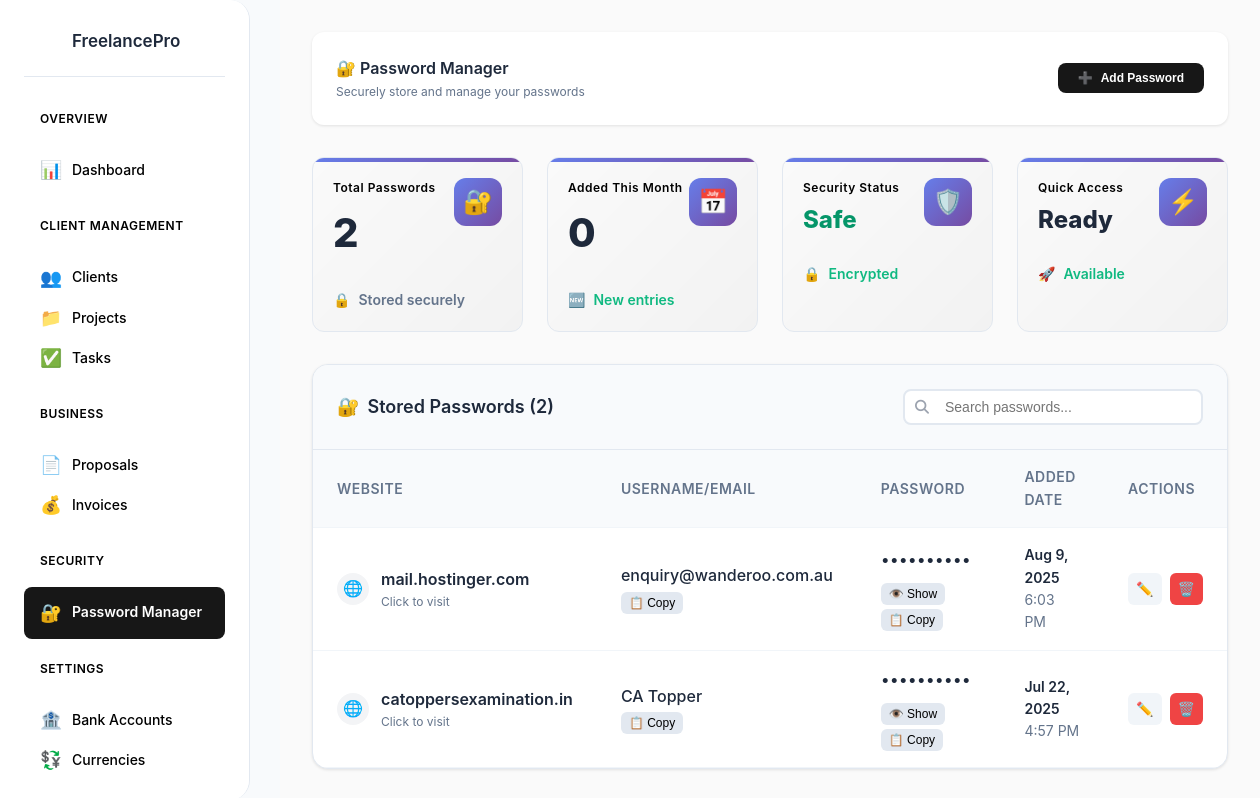
/passwords.php (signed in), run on the app's committed database.
### tables this page shows
CREATE TABLE `passwords` (
  `id` int(11) NOT NULL,
  `website_link` varchar(500) NOT NULL,
  `username_email` varchar(255) NOT NULL,
  `password` varchar(255) NOT NULL,
  `created_at` timestamp NULL DEFAULT current_timestamp(),
  `updated_at` timestamp NULL DEFAULT current_timestamp() ON UPDATE current_timestamp()
);

### passwords.php (the view, shortened to what this page needs)
<?php
require_once 'config/database.php';
try {
    $passwordsStmt = $pdo->query("SELECT * FROM passwords ORDER BY created_at DESC");
    $passwords = $passwordsStmt->fetchAll();
    $totalPasswords = count($passwords);
    $thisMonthPasswords = count(array_filter($passwords, function($pass) {
        return strpos($pass['created_at'], date('Y-m')) === 0;
    }));
} catch(PDOException $e) {
    $error = "Error: " . $e->getMessage();
}
?>
<!DOCTYPE html>
<html lang="en">
<head>
    <link href="assets/style.css" rel="stylesheet">
    <link rel="stylesheet" href="https://cdnjs.cloudflare.com/ajax/libs/font-awesome/6.5.0/css/all.min.css">
</head>
<body>
    <div class="container">
        <nav class="sidebar">
            <div class="logo">
                <div class="logo-icon">F</div>
                <div class="logo-text">FreelancePro</div>
            </div>
            <div class="nav-section">
                <div class="nav-title">Overview</div>
                <a href="index.php" class="nav-item">
                    <span class="nav-item-icon">📊</span>
                    <span>Dashboard</span>
                </a>
            </div>
            <div class="nav-section">
                <div class="nav-title">Client Management</div>
                <a href="clients.php" class="nav-item">
                    <span class="nav-item-icon">👥</span>
                    <span>Clients</span>
                </a>
                <a href="projects.php" class="nav-item">
                    <span class="nav-item-icon">📁</span>
                    <span>Projects</span>
                </a>
                <a href="tasks.php" class="nav-item">
                    <span class="nav-item-icon">✅</span>
                    <span>Tasks</span>
                </a>
            </div>
            <div class="nav-section">
                <div class="nav-title">Business</div>
                <a href="proposals.php" class="nav-item">
                    <span class="nav-item-icon">📄</span>
                    <span>Proposals</span>
                </a>
                <a href="invoices.php" class="nav-item">
                    <span class="nav-item-icon">💰</span>
                    <span>Invoices</span>
                </a>
            </div>
            <div class="nav-section">
                <div class="nav-title">Security</div>
                <a href="passwords.php" class="nav-item active">
                    <span class="nav-item-icon">🔐</span>
                    <span>Password Manager</span>
                </a>
            </div>
            <div class="nav-section">
                <div class="nav-title">Settings</div>
                <a href="bank-accounts.php" class="nav-item">
                    <span class="nav-item-icon">🏦</span>
                    <span>Bank Accounts</span>
                </a>
                <a href="currencies.php" class="nav-item">
                    <span class="nav-item-icon">💱</span>
                    <span>Currencies</span>
                </a>
            </div>
        </nav>
        <main class="main-content">
            <header class="header fade-in">
                <div>
                    <h1>🔐 Password Manager</h1>
                    <p>Securely store and manage your passwords</p>
                </div>
                <button onclick="togglePasswordForm()" class="btn btn-primary">
                    <span>➕</span>
                    <span>Add Password</span>
                </button>
            </header>
            <div class="stats-grid fade-in">
                <div class="stat-card">
                    <div class="stat-header">
                        <div>
                            <div class="stat-title">Total Passwords</div>
                            <div class="stat-value"><?php echo $totalPasswords; ?></div>
                        </div>
                        <div class="stat-icon">🔐</div>
                    </div>
                    <div class="stat-change neutral">
                        <span>🔒</span>
                        <span>Stored securely</span>
                    </div>
                </div>
                <div class="stat-card">
                    <div class="stat-header">
                        <div>
                            <div class="stat-title">Added This Month</div>
                            <div class="stat-value"><?php echo $thisMonthPasswords; ?></div>
                        </div>
                        <div class="stat-icon">📅</div>
                    </div>
                    <div class="stat-change positive">
                        <span>🆕</span>
                        <span>New entries</span>
                    </div>
                </div>
                <div class="stat-card">
                    <div class="stat-header">
                        <div>
                            <div class="stat-title">Security Status</div>
                            <div class="stat-value" style="font-size: 1.5rem; color: #059669;">Safe</div>
                        </div>
                        <div class="stat-icon">🛡️</div>
                    </div>
                    <div class="stat-change positive">
                        <span>🔒</span>
                        <span>Encrypted</span>
                    </div>
                </div>
                <div class="stat-card">
                    <div class="stat-header">
                        <div>
                            <div class="stat-title">Quick Access</div>
                            <div class="stat-value" style="font-size: 1.5rem;">Ready</div>
                        </div>
                        <div class="stat-icon">⚡</div>
                    </div>
                    <div class="stat-change positive">
                        <span>🚀</span>
                        <span>Available</span>
                    </div>
                </div>
            </div>
            <div class="table-container fade-in">
                <div class="table-header">
                    <div class="table-title">
                        <span>🔐</span>
                        <span>Stored Passwords (<?php echo count($passwords); ?>)</span>
                    </div>
                    <div class="search-container">
                        <input type="text" id="searchInput" placeholder="Search passwords..." class="search-input">
                        <i class="fas fa-search search-icon"></i>
                    </div>
                </div>
                <table class="table" id="passwordsTable">
                    <thead>
                        <tr>
                            <th>Website</th>
                            <th>Username/Email</th>
                            <th>Password</th>
                            <th>Added Date</th>
                            <th>Actions</th>
                        </tr>
                    </thead>
                    <tbody>
                        <?php if (empty($passwords)): ?>
                            <tr>
                                <td colspan="5" style="text-align: center; color: #64748b; padding: 3rem;">
                                    <div style="font-size: 3rem; margin-bottom: 1rem;">🔐</div>
                                    <div style="font-weight: 600; margin-bottom: 0.5rem;">No passwords stored yet</div>
                                    <div>Add your first password to get started!</div>
                                </td>
                            </tr>
                        <?php else: ?>
                            <?php foreach ($passwords as $pass): ?>
                                <tr>
                                    <td>
                                        <div style="display: flex; align-items: center; gap: 0.75rem;">
                                            <div class="website-favicon">
                                                🌐
                                            </div>
                                            <div>
                                                <div style="font-weight: 600; color: #1e293b;">
                                                    <a href="<?php echo htmlspecialchars($pass['website_link']); ?>"
                                                       target="_blank" style="color: inherit; text-decoration: none;">
                                                        <?php
                                                        $domain = parse_url($pass['website_link'], PHP_URL_HOST);
                                                        echo htmlspecialchars($domain ?: $pass['website_link']);
                                                        ?>
                                                    </a>
                                                </div>
                                                <div style="color: #64748b; font-size: 0.75rem;">
                                                    Click to visit
                                                </div>
                                            </div>
                                        </div>
                                    </td>
                                    <td>
                                        <div style="font-weight: 500; color: #1e293b;">
                                            <?php echo htmlspecialchars($pass['username_email']); ?>
                                        </div>
                                        <button onclick="copyToClipboard('<?php echo htmlspecialchars($pass['username_email']); ?>', 'username')"
                                                class="copy-btn" title="Copy Username">
                                            📋 Copy
                                        </button>
                                    </td>
                                    <td>
                                        <div class="password-field">
                                            <span class="password-hidden" id="password-<?php echo $pass['id']; ?>">
                                                ••••••••••
                                            </span>
                                            <div style="margin-top: 0.5rem;">
                                                <button onclick="togglePassword(<?php echo $pass['id']; ?>)" class="copy-btn">
                                                    👁️ Show
                                                </button>
                                                <button onclick="copyToClipboard('<?php echo htmlspecialchars($pass['password']); ?>', 'password')"
                                                        class="copy-btn" title="Copy Password">
                                                    📋 Copy
                                                </button>
                                            </div>
                                        </div>
                                    </td>
                                    <td>
                                        <div style="font-size: 0.875rem;">
                                            <div style="font-weight: 600; color: #1e293b;">
                                                <?php echo date('M j, Y', strtotime($pass['created_at'])); ?>
                                            </div>
                                            <div style="color: #64748b;">
                                                <?php echo date('g:i A', strtotime($pass['created_at'])); ?>
                                            </div>
                                        </div>
                                    </td>
                                    <td>
                                        <div style="display: flex; gap: 0.5rem;">
                                            <button onclick="editPassword(<?php echo $pass['id']; ?>)"
                                                    class="action-btn btn-secondary" title="Edit Password">
                                                ✏️
                                            </button>
                                            <button onclick="deletePassword(<?php echo $pass['id']; ?>, '<?php echo htmlspecialchars($domain ?: $pass['website_link']); ?>')"
                                                    class="action-btn btn-danger" title="Delete Password">
                                                🗑️
                                            </button>
                                        </div>
                                    </td>
                                </tr>
                            <?php endforeach; ?>
                        <?php endif; ?>
                    </tbody>
                </table>
            </div>
        </main>
    </div>
</body>
</html>

### passwords.php (style rules this page uses)
.website-favicon { width: 32px; height: 32px; border-radius: 50%; background: #f3f4f6; display: flex; align-items: center; justify-content: center; font-size: 1rem; }
.copy-btn { background: #e2e8f0; border: none; border-radius: 6px; padding: 0.25rem 0.5rem; font-size: 0.75rem; cursor: pointer; transition: all 0.2s; margin-right: 0.5rem; }
.search-container { position: relative; width: 300px; }
.search-input { width: 100%; padding: 0.5rem 1rem 0.5rem 2.5rem; border: 2px solid #e2e8f0; border-radius: 8px; font-size: 0.875rem; }
.search-icon { position: absolute; left: 0.75rem; top: 50%; transform: translateY(-50%); color: #9ca3af; font-size: 0.875rem; }
.action-btn { padding: 0.5rem !important; min-width: 32px; display: flex; align-items: center; justify-content: center; border-radius: 6px; font-size: 0.875rem; transition: all 0.2s; border: none; cursor: pointer; }
.btn-danger { background: #ef4444; color: white; }

### data on the page
passwords: website_link "mail.hostinger.com", username_email "enquiry@wanderoo.com.au", created_at "Aug 9, 2025", created_at "6:03 PM"
passwords: website_link "catoppersexamination.in", username_email "CA Topper", created_at "Jul 22, 2025", created_at "4:57 PM"

### other printed values
$totalPasswords "2"
$thisMonthPasswords "0"
count($passwords) "2"
